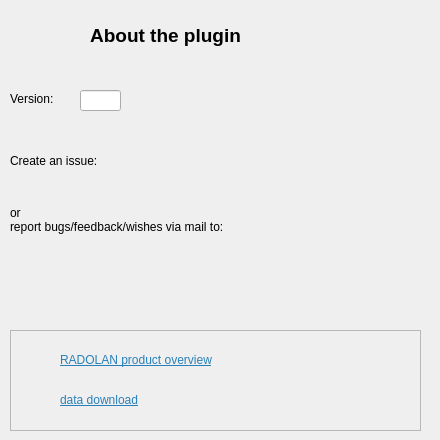
    <widget class="QWidget" name="tab_about">
     <attribute name="icon">
      <iconset>
       <normaloff>../../../../../../../Entwicklung/workspace_py/QGIS3-Plugin/radolan2map/img/info.png</normaloff>../../../../../../../Entwicklung/workspace_py/QGIS3-Plugin/radolan2map/img/info.png</iconset>
     </attribute>
     <attribute name="title">
      <string>About</string>
     </attribute>
     <attribute name="toolTip">
      <string>&lt;html&gt;&lt;head/&gt;&lt;body&gt;&lt;p&gt;info about the project and data&lt;/p&gt;&lt;/body&gt;&lt;/html&gt;</string>
     </attribute>
     <widget class="QLabel" name="text_issue">
      <property name="geometry">
       <rect>
        <x>10</x>
        <y>170</y>
        <width>421</width>
        <height>21</height>
       </rect>
      </property>
      <property name="styleSheet">
       <string notr="true"/>
      </property>
      <property name="frameShape">
       <enum>QFrame::Box</enum>
      </property>
      <property name="lineWidth">
       <number>0</number>
      </property>
      <property name="text">
       <string/>
      </property>
      <property name="openExternalLinks">
       <bool>true</bool>
      </property>
     </widget>
     <widget class="QLabel" name="label_3">
      <property name="geometry">
       <rect>
        <x>10</x>
        <y>90</y>
        <width>58</width>
        <height>18</height>
       </rect>
      </property>
      <property name="text">
       <string>Version:</string>
      </property>
     </widget>
     <widget class="QLabel" name="label_4">
      <property name="geometry">
       <rect>
        <x>80</x>
        <y>20</y>
        <width>171</width>
        <height>31</height>
       </rect>
      </property>
      <property name="text">
       <string>&lt;html&gt;&lt;head/&gt;&lt;body&gt;&lt;p&gt;&lt;span style=&quot; font-size:14pt; font-weight:600;&quot;&gt;About the plugin&lt;/span&gt;&lt;/p&gt;&lt;/body&gt;&lt;/html&gt;</string>
      </property>
      <property name="alignment">
       <set>Qt::AlignCenter</set>
      </property>
     </widget>
     <widget class="QLabel" name="label_5">
      <property name="geometry">
       <rect>
        <x>10</x>
        <y>150</y>
        <width>271</width>
        <height>21</height>
       </rect>
      </property>
      <property name="text">
       <string>Create an issue:</string>
      </property>
      <property name="wordWrap">
       <bool>true</bool>
      </property>
     </widget>
     <widget class="QLabel" name="label_6">
      <property name="geometry">
       <rect>
        <x>10</x>
        <y>200</y>
        <width>421</width>
        <height>41</height>
       </rect>
      </property>
      <property name="text">
       <string>&lt;html&gt;&lt;head/&gt;&lt;body&gt;&lt;p&gt;or&lt;br/&gt;report bugs/feedback/wishes via mail to:&lt;/p&gt;&lt;/body&gt;&lt;/html&gt;</string>
      </property>
      <property name="wordWrap">
       <bool>true</bool>
      </property>
     </widget>
     <widget class="QLineEdit" name="text_version">
      <property name="enabled">
       <bool>true</bool>
      </property>
      <property name="geometry">
       <rect>
        <x>80</x>
        <y>90</y>
        <width>41</width>
        <height>21</height>
       </rect>
      </property>
      <property name="readOnly">
       <bool>true</bool>
      </property>
     </widget>
     <widget class="QLabel" name="text_mailaddress">
      <property name="geometry">
       <rect>
        <x>10</x>
        <y>240</y>
        <width>241</width>
        <height>21</height>
       </rect>
      </property>
      <property name="styleSheet">
       <string notr="true"/>
      </property>
      <property name="frameShape">
       <enum>QFrame::Box</enum>
      </property>
      <property name="lineWidth">
       <number>0</number>
      </property>
      <property name="text">
       <string/>
      </property>
      <property name="openExternalLinks">
       <bool>true</bool>
      </property>
     </widget>
     <widget class="QLabel" name="label_logo">
      <property name="geometry">
       <rect>
        <x>290</x>
        <y>10</y>
        <width>141</width>
        <height>141</height>
       </rect>
      </property>
      <property name="text">
       <string/>
      </property>
      <property name="pixmap">
       <pixmap>img/plugin_logo.png</pixmap>
      </property>
      <property name="scaledContents">
       <bool>false</bool>
      </property>
      <property name="alignment">
       <set>Qt::AlignCenter</set>
      </property>
     </widget>
     <widget class="QFrame" name="frame_2">
      <property name="geometry">
       <rect>
        <x>10</x>
        <y>330</y>
        <width>411</width>
        <height>101</height>
       </rect>
      </property>
      <property name="styleSheet">
       <string notr="true">border-color: rgb(0, 0, 0);</string>
      </property>
      <property name="frameShape">
       <enum>QFrame::StyledPanel</enum>
      </property>
      <property name="frameShadow">
       <enum>QFrame::Raised</enum>
      </property>
      <property name="lineWidth">
       <number>2</number>
      </property>
      <widget class="QLabel" name="label_link_data_download">
       <property name="geometry">
        <rect>
         <x>50</x>
         <y>50</y>
         <width>311</width>
         <height>41</height>
        </rect>
       </property>
       <property name="text">
        <string>&lt;html&gt;&lt;head/&gt;&lt;body&gt;&lt;p&gt;&lt;a href=&quot;https://opendata.dwd.de/climate_environment/CDC/grids_germany/hourly/radolan/&quot;&gt;&lt;span style=&quot; text-decoration: underline; color:#2980b9;&quot;&gt;data download&lt;/span&gt;&lt;/a&gt;&lt;/p&gt;&lt;/body&gt;&lt;/html&gt;</string>
       </property>
       <property name="openExternalLinks">
        <bool>true</bool>
       </property>
      </widget>
      <widget class="QLabel" name="label_link_product_overview">
       <property name="geometry">
        <rect>
         <x>50</x>
         <y>10</y>
         <width>311</width>
         <height>41</height>
        </rect>
       </property>
       <property name="text">
        <string>&lt;html&gt;&lt;head/&gt;&lt;body&gt;&lt;p&gt;&lt;a href=&quot;https://www.dwd.de/DE/leistungen/radolan/produktuebersicht/radolan_produktuebersicht.html&quot;&gt;&lt;span style=&quot; text-decoration: underline; color:#2980b9;&quot;&gt;RADOLAN product overview&lt;/span&gt;&lt;/a&gt;&lt;/p&gt;&lt;/body&gt;&lt;/html&gt;</string>
       </property>
       <property name="openExternalLinks">
        <bool>true</bool>
       </property>
      </widget>
      <widget class="QLabel" name="label_img_download">
       <property name="geometry">
        <rect>
         <x>10</x>
         <y>50</y>
         <width>31</width>
         <height>31</height>
        </rect>
       </property>
       <property name="text">
        <string/>
       </property>
       <property name="pixmap">
        <pixmap>../../../../../../../Entwicklung/workspace_py/QGIS3-Plugin/radolan2map/img/sw_download.png</pixmap>
       </property>
       <property name="scaledContents">
        <bool>true</bool>
       </property>
       <property name="alignment">
        <set>Qt::AlignCenter</set>
       </property>
      </widget>
      <widget class="QLabel" name="label_img_info">
       <property name="geometry">
        <rect>
         <x>10</x>
         <y>10</y>
         <width>31</width>
         <height>31</height>
        </rect>
       </property>
       <property name="text">
        <string/>
       </property>
       <property name="pixmap">
        <pixmap>../../../../../../../Entwicklung/workspace_py/QGIS3-Plugin/radolan2map/img/sw_info.png</pixmap>
       </property>
       <property name="scaledContents">
        <bool>true</bool>
       </property>
       <property name="alignment">
        <set>Qt::AlignCenter</set>
       </property>
      </widget>
     </widget>
    </widget>
